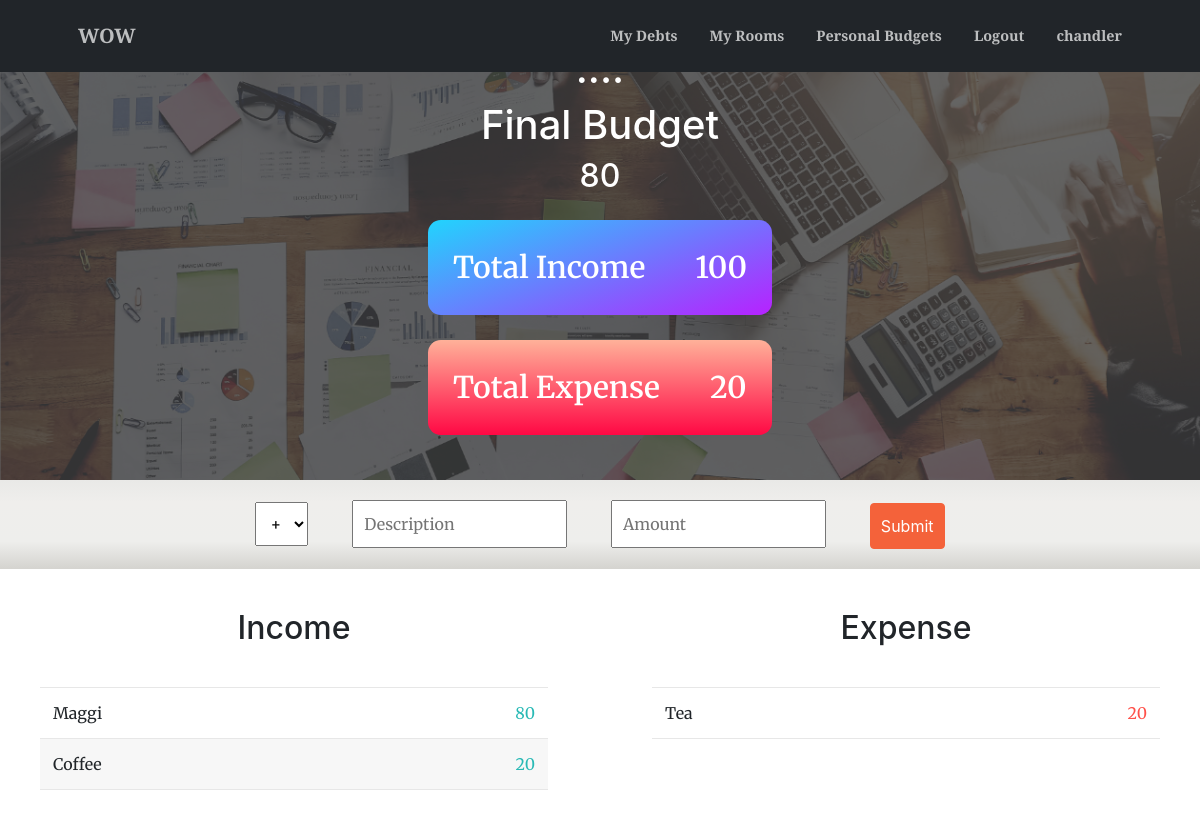
Screenshot of /splitter/personal_budget/ (signed in) with the database file from the repository.
### splitter/models.py (models this page shows, shortened)
class User(AbstractUser):
    pass

class Personal_income(models.Model):
    user = models.ForeignKey(User,on_delete = models.CASCADE)
    description = models.CharField(max_length = 250)
    amount = models.IntegerField()

class Personal_expense(models.Model):
    user = models.ForeignKey(User,on_delete = models.CASCADE)
    description = models.CharField(max_length = 250)
    amount = models.IntegerField()

### splitter/views.py (the view)
# urls.py: path('personal_budget/',views.personal_budget,name="personal_budget"),
def personal_budget(request):
    qs_inc = Personal_income.objects.filter(user = request.user)
    qs_exp = Personal_expense.objects.filter(user = request.user)
    total_inc = sum([x.amount for x in qs_inc])
    total_exp = sum([x.amount for x in qs_exp])
    total_budget = total_inc - total_exp
    context = {
        'incomes': qs_inc,
        'expenses': qs_exp,
        'total_income': total_inc,
        'total_expenses': total_exp,
        'total_bud': total_budget,
    }
    template = 'personal_budget.html'
    return render(request, template, context)

### splitter/templates/personal_budget.html (shortened to what this page needs)
{% extends 'base.html' %}
{% load static %}
{% block content %}
{% block css %}
    <link rel= "stylesheet" href="{% static 'css/personal_budget.css' %}">
{% endblock %}
<div class="budget-top">
  <img class="budget-top-background" src="{% static 'assets/img/budgplanning.jpg' %}">
  <div class="show-budget">
    <h1>....</h1>
    <h1>Final Budget</h1>
    <h2>{{ total_bud }}</h2>
    <div class="income-box">
      <p>Total Income</p>
      <p>{{ total_income }}</p>
    </div>
    <div class="expense-box">
      <p>Total Expense</p>
      <p>{{ total_expenses }}</p>
    </div>
  </div>
</div>
<div class="budget-form">
  <form action="{% url 'splitter:add_personal_budget' %}" method="post">
    <select id="type" name="type" class="form-inputs">
        <option value="inc">+</option>
    </select>
    <input type="text" name="description" placeholder="Description" class="form-inputs">
    <input type="text" name="amount" placeholder="Amount" class="form-inputs">
    <input type="submit" class="form-inputs btn btn-primary">
  </form>
</div>
<div class="budget-bottom">
  <div class="row">
      <div class="col-md-6 col-sm-12">
        <h2>Income</h2>
        <div class="budget-info-list income">
          {% for income in incomes %}
          <div class="item clearfix">
            <div class="item__description">{{ income.description }}</div>
              <div class="right clearfix">
                  <div class="item__value">{{ income.amount }}</div>
              </div>
         </div>
          {% endfor %}
        </div>
      </div>
      <div class="col-md-6 col-sm-12">
        <h2>Expense</h2>
        <div class="budget-info-list expenses">
          {% for expense in expenses %}
          <div class="item clearfix">
            <div class="item__description">{{ expense.description }}</div>
              <div class="right clearfix">
                  <div class="item__value">{{ expense.amount }}</div>
              </div>
        </div>
          {% endfor %}
        </div>
      </div>
  </div>
</div>
{% endblock %}

### splitter/templates/base.html (shortened to what this page needs)
{% load static %}
<!DOCTYPE html>
<html lang="en">
    <head>
        <link href="https://cdn.jsdelivr.net/npm/bootstrap-icons@1.5.0/font/bootstrap-icons.css" rel="stylesheet" />
        <link href="https://cdnjs.cloudflare.com/ajax/libs/SimpleLightbox/2.1.0/simpleLightbox.min.css" rel="stylesheet" />
        <link href="{% static 'css/styles.css' %}" rel="stylesheet" />
    </head>
    <body id="page-top">
        <nav class="navbar navbar-expand-lg navbar-dark bg-dark fixed-top py-3" id="mainNav">
            <div class="container px-4 px-lg-5">
                <a class="navbar-brand" href="#page-top">WOW</a>
                <div class="collapse navbar-collapse" id="navbarResponsive">
                    <ul class="navbar-nav ms-auto my-2 my-lg-0">
                        {% if user.is_authenticated %}
                        <li class="nav-item"><a class="nav-link" href="{% url 'splitter:my_debts' %}">My Debts</a></li>
                        <li class="nav-item"><a class="nav-link" href="{% url 'splitter:room_list' %}">My Rooms</a></li>
                        <li class="nav-item"><a class="nav-link" href="{% url 'splitter:personal_budget' %}">Personal Budgets</a></li>
                        <li class="nav-item"><a class="nav-link" href="{% url 'splitter:logout' %}">Logout</a></li>
                        <li class="nav-item"><a class="nav-link" href="#">{{ user.username }}</a></li>
                        {% else %}
                        <li class="nav-item"><a class="nav-link" href="{% url 'splitter:joinus' %}"><p>Join Us</p></a></li>
                        {% endif %}
                    </ul>
                </div>
            </div>
        </nav>
        {% block content %}
        {% endblock %}
    </body>
</html>

### splitter/static/css/personal_budget.css (style rules this page uses)
.budget-top { margin: 0; padding: 0; position: relative; width: 100%; height: 60vh; background: linear-gradient(0deg, rgba(0,0,0,0.8), rgba(0,0,0,0.8)); display: flex; justify-content: center; align-items: center; top: 0; transform: rotateY(-4rem); }
.budget-top-background { margin: 0; position: absolute; top: 0; left: 0; width: 100%; height: 100%; object-fit: cover; opacity: 0.25; background-attachment: fixed; }
.budget-top .show-budget { position: relative; max-width: 750px; text-align: center; color: white; font-weight: 600; font-size: 30px; }
.budget-top .show-budget h1, .budget-top .show-budget h2 { color: white; }
.budget-top .show-budget p { margin: 25px; }
.budget-top .show-budget .income-box { background-image: linear-gradient(-20deg, #b721ff 0%, #21d4fd 100%); display: flex; margin-top: 25px; border-radius: .8rem; }
.budget-top .show-budget .expense-box { background-image: linear-gradient(to top, #ff0844 0%, #ffb199 100%); display: flex; margin-top: 25px; border-radius: .8rem; }
.budget-form { margin: 0px; padding: 0; width: 100%; display: flex; justify-content: center; align-items: center; background-image: linear-gradient(to top, #d5d4d0 0%, #d5d4d0 1%, #eeeeec 31%, #efeeec 75%, #e9e9e7 100%); }
.budget-form .form-inputs { margin: 20px; padding: 10px; }
.budget-bottom { text-align: center; padding-top: 40px; justify-content: center; }
.budget-bottom .budget-info-list { margin: 40px ; }
.item { padding: 13px; border-bottom: 1px solid #e7e7e7; }
.item:first-child { border-top: 1px solid #e7e7e7; }
.item:nth-child(even) { background-color: #f7f7f7; }
.item__description { float: left; }
.item__value { float: right; transition: transform 0.3s; }
.income .item__value, .income .item__delete--btn { color: #28B9B5; }
.expenses .item__value, .expenses .item__percentage, .expenses .item__delete--btn { color: #FF5049; }

### rows the page displays
User: username "chandler"
Personal_income: description "Maggi", amount "80"
Personal_income: description "Coffee", amount "20"
Personal_expense: description "Tea", amount "20"

### other values shown
{{ total_bud }} "80"
{{ total_income }} "100"
{{ total_expenses }} "20"
